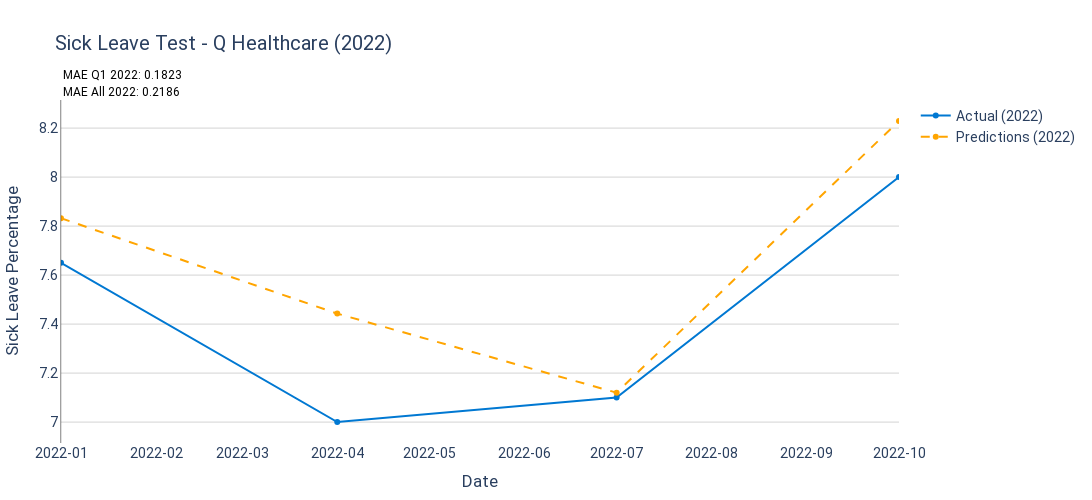

The cell this chart's notebook holds for it:
### Code cell
# 12. Visualization for 2022
fig_2022 = go.Figure()

# Ensure valid indices for actual and predicted values
valid_indices_2022 = validation_df.index.intersection(y_validation.dropna().index).intersection(y_pred_2022.dropna().index)

# Add actual sick leave percentage line for 2022
fig_2022.add_trace(go.Scatter(
    x=valid_indices_2022,
    y=y_validation.loc[valid_indices_2022],
    mode='lines+markers',
    name='Actual (2022)',
    line=dict(color='#0078d2', width=2)
))

# Add predictions line for 2022
fig_2022.add_trace(go.Scatter(
    x=valid_indices_2022,
    y=y_pred_2022.loc[valid_indices_2022],
    mode='lines+markers',
    name='Predictions (2022)',
    line=dict(color='orange', width=2, dash='dash')
))

# Add MAE annotations for 2022
fig_2022.add_annotation(
    xref="paper", yref="paper", x=0.00, y=1.10, showarrow=False,
    text=f"MAE Q1 2022: {mae_q1_2022:.4f}",
    font=dict(size=12, color="black")
)
fig_2022.add_annotation(
    xref="paper", yref="paper", x=0.00, y=1.05, showarrow=False,
    text=f"MAE All 2022: {mae_all_2022:.4f}",
    font=dict(size=12, color="black")
)

fig_2022.update_layout(
    title=f'Sick Leave Test - Q Healthcare (2022)',
    xaxis_title='Date',
    yaxis_title='Sick Leave Percentage',
    plot_bgcolor='white',
    xaxis=dict(
        showgrid=False,
        tickformat="%Y-%m",
        range=[validation_df.index.min(), validation_df.index.max()]
    ),
    yaxis=dict(
        showgrid=True, gridcolor='lightgrey', showline=True, linewidth=0.5, linecolor='black'
    ),
    font=dict(family="Roboto", size=14),
    margin=dict(l=50, r=50, t=100, b=50),
    width=1100, height=500
)

fig_2022.show()

### Figure 1 — Plotly figure (JSON) as saved in the notebook; plotly's stock layout.template omitted (floating-point values rounded to 4 significant figures)
{"data": [{"line": {"color": "#0078d2", "width": 2}, "mode": "lines+markers", "name": "Actual (2022)", "type": "scatter", "x": ["2022-01-01T00:00:00", "2022-04-01T00:00:00", "2022-07-01T00:00:00", "2022-10-01T00:00:00"], "y": [7.65, 7, 7.1, 8]}, {"line": {"color": "orange", "dash": "dash", "width": 2}, "mode": "lines+markers", "name": "Predictions (2022)", "type": "scatter", "x": ["2022-01-01T00:00:00", "2022-04-01T00:00:00", "2022-07-01T00:00:00", "2022-10-01T00:00:00"], "y": [7.832, 7.443, 7.12, 8.229]}], "layout": {"annotations": [{"font": {"color": "black", "size": 12}, "showarrow": false, "text": "MAE Q1 2022: 0.1823", "x": 0, "xref": "paper", "y": 1.1, "yref": "paper"}, {"font": {"color": "black", "size": 12}, "showarrow": false, "text": "MAE All 2022: 0.2186", "x": 0, "xref": "paper", "y": 1.05, "yref": "paper"}], "font": {"family": "Roboto", "size": 14}, "height": 500, "margin": {"b": 50, "l": 50, "r": 50, "t": 100}, "plot_bgcolor": "white", "title": {"text": "Sick Leave Test - Q Healthcare (2022)"}, "width": 1100, "xaxis": {"range": ["2022-01-01T00:00:00", "2022-10-01T00:00:00"], "showgrid": false, "tickformat": "%Y-%m", "title": {"text": "Date"}}, "yaxis": {"gridcolor": "lightgrey", "linecolor": "black", "linewidth": 0.5, "showgrid": true, "showline": true, "title": {"text": "Sick Leave Percentage"}}}}
